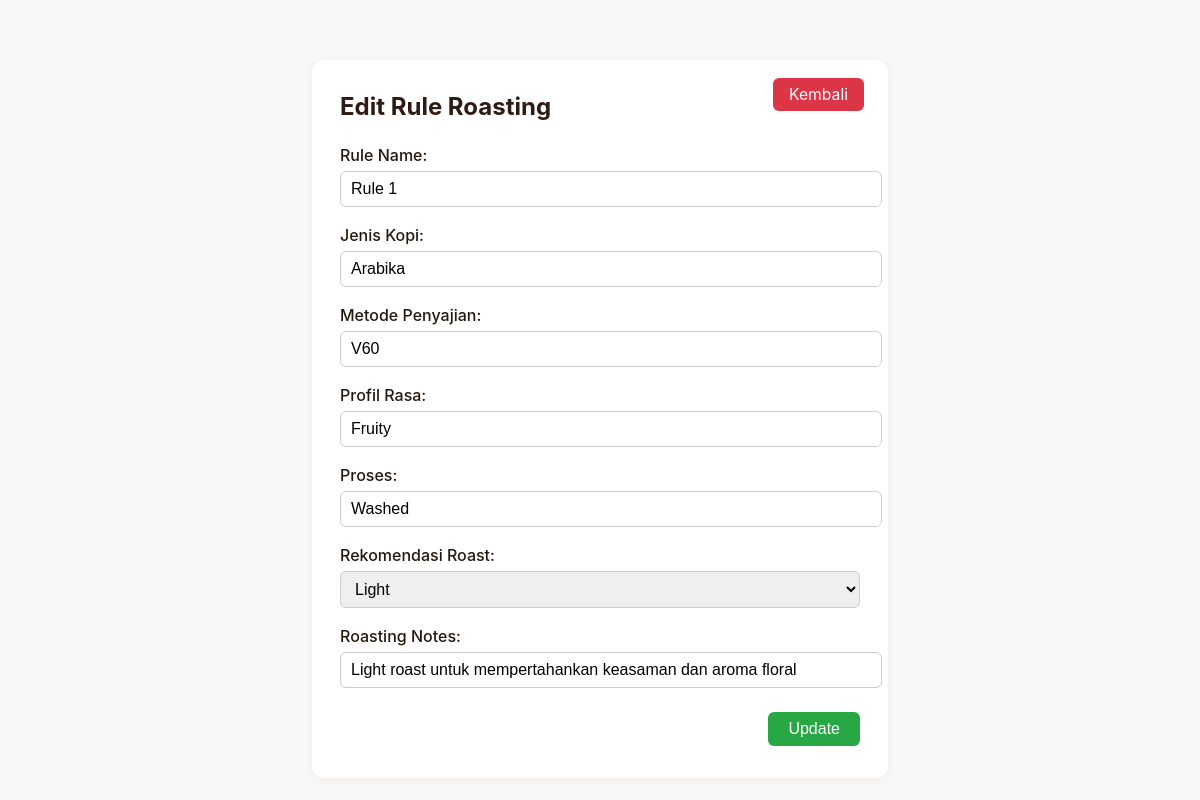
Screenshot of /admin/edit_rule.php?id=1 (signed in) with the database file from the repository.
### tables this page shows
CREATE TABLE `roasting_rules` (
  `id` int(11) NOT NULL,
  `rule_name` varchar(100) NOT NULL,
  `jenis_kopi` enum('Arabika','Robusta') NOT NULL,
  `metode_penyajian` enum('V60','French Press','Espresso','Tubruk','Cold Brew','Moka Pot') NOT NULL,
  `profil_rasa` enum('Fruity','Chocolate','Nutty','Earthy','Floral','Citrus','Caramel','Bitter Chocolate','Honey','Spicy','Bitter','Sweet') NOT NULL,
  `proses` enum('Washed','Honey','Natural') NOT NULL,
  `recommended_roast` enum('light','medium','medium-dark','dark') NOT NULL,
  `roasting_notes` text DEFAULT NULL,
  `is_active` tinyint(1) DEFAULT 1,
  `created_at` timestamp NOT NULL DEFAULT current_timestamp()
);

### config/database.php (called while the page is built, shortened)
<?php
class Database {
    private $host = DB_HOST;
    private $user = DB_USER;
    private $pass = DB_PASS;
    private $dbname = DB_NAME;
    private $dbh;
    private $stmt;
    public function __construct() {
        $dsn = 'mysql:host=' . $this->host . ';dbname=' . $this->dbname . ';charset=utf8mb4';
        $options = [
            PDO::ATTR_PERSISTENT => true,
            PDO::ATTR_ERRMODE => PDO::ERRMODE_EXCEPTION
        ];
        try {
            $this->dbh = new PDO($dsn, $this->user, $this->pass, $options);
        } catch (PDOException $e) {
            $this->error = $e->getMessage();
            trigger_error($this->error, E_USER_ERROR);
        }
    }
    public function query($query) {
        $this->stmt = $this->dbh->prepare($query);
    }
    public function bind($param, $value, $type = null) {
        if (is_null($type)) {
            switch (true) {
                default:
                    $type = PDO::PARAM_STR;
            }
        }
        $this->stmt->bindValue($param, $value, $type);
    }
    public function execute() {
        return $this->stmt->execute();
    }
    public function single() {
        $this->execute();
        return $this->stmt->fetch(PDO::FETCH_OBJ);
    }
}
?>

### config/init.php (called while the page is built, shortened)
<?php
require_once 'database.php';
$db = new Database();
?>

### admin/edit_rule.php (the view, shortened to what this page needs)
<?php
require_once '../config/init.php';
$id = $_GET['id'] ?? 0;
$db->query("SELECT * FROM roasting_rules WHERE id = :id");
$db->bind(':id', $id);
$rule = $db->single();
?>
<!DOCTYPE html>
<html lang="id">
<head>
</head>
<body>
    <div class="form-card">
        <a href="manage_rules.php" class="btn btn-cancel back-btn">
            <i class="fas fa-arrow-left"></i> Kembali
        </a>
        <h2>Edit Rule Roasting</h2>
        <form method="post">
            <div class="form-group">
                <label>Rule Name:</label>
                <input type="text" name="rule_name" value="<?= htmlspecialchars($rule->rule_name) ?>" required>
            </div>
            <div class="form-group">
                <label>Jenis Kopi:</label>
                <input type="text" name="jenis_kopi" value="<?= htmlspecialchars($rule->jenis_kopi) ?>" required>
            </div>
            <div class="form-group">
                <label>Metode Penyajian:</label>
                <input type="text" name="metode_penyajian" list="metodeList" value="<?= htmlspecialchars($rule->metode_penyajian) ?>" required>
            </div>
            <div class="form-group">
                <label>Profil Rasa:</label>
                <input type="text" name="profil_rasa" list="profilList" value="<?= htmlspecialchars($rule->profil_rasa) ?>" required>
            </div>
            <div class="form-group">
                <label>Proses:</label>
                <input type="text" name="proses" list="prosesList" value="<?= htmlspecialchars($rule->proses) ?>" required>
            </div>
            <div class="form-group">
                <label>Rekomendasi Roast:</label>
                <select name="recommended_roast" required>
                    <option value="light" <?= $rule->recommended_roast == 'light' ? 'selected' : '' ?>>Light</option>
                </select>
            </div>
            <div class="form-group">
                <label>Roasting Notes:</label>
                <input type="text" name="roasting_notes" value="<?= htmlspecialchars($rule->roasting_notes) ?>">
            </div>
            <div class="form-actions">
                <button type="submit" class="btn">Update</button>
            </div>
        </form>
    </div>
</body>
</html>

### admin/edit_rule.php (style rules this page uses)
body { margin: 0; font-family: 'Inter', Arial, sans-serif; background: #faf8f6; color: #23190f; }
.form-card { background: #fff; border-radius: 12px; box-shadow: 0 2px 8px rgba(47,27,20,0.06); padding: 32px 28px; max-width: 520px; margin: 60px auto 0 auto; position: relative; }
.form-card h2 { margin-top: 0; color: #2f1b14; margin-bottom: 24px; }
.form-group { margin-bottom: 18px; }
.form-group label { display: block; font-weight: 500; margin-bottom: 6px; }
.form-group input, .form-group select { width: 100%; padding: 8px 10px; border: 1px solid #ccc; border-radius: 6px; font-size: 1rem; }
.form-actions { margin-top: 24px; display: flex; gap: 12px; justify-content: flex-end; }
.btn { padding: 8px 20px; border: none; border-radius: 6px; font-size: 1rem; cursor: pointer; background: #28a745; color: #fff; transition: background 0.2s; text-decoration: none; }
.btn-cancel { background: #dc3545; position: absolute; top: 18px; right: 24px; color: #fff; padding: 7px 16px; border-radius: 6px; font-size: 0.98rem; text-decoration: none; border: none; transition: background 0.2s; z-index: 2; }

### rows the page displays
roasting_rules: rule_name "Rule 1", jenis_kopi "Arabika", metode_penyajian "V60", profil_rasa "Fruity", proses "Washed", recommended_roast "Light", roasting_notes "Light roast untuk mempertahankan keasaman dan aroma floral"
